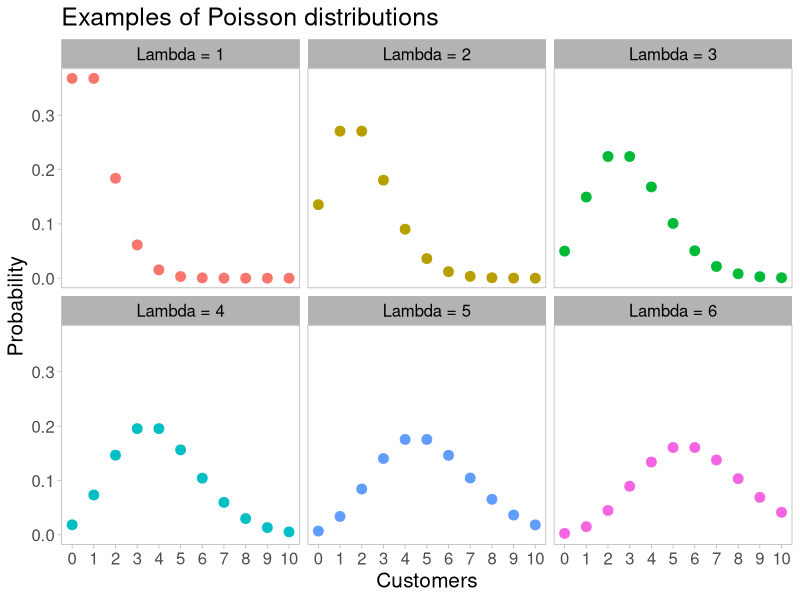
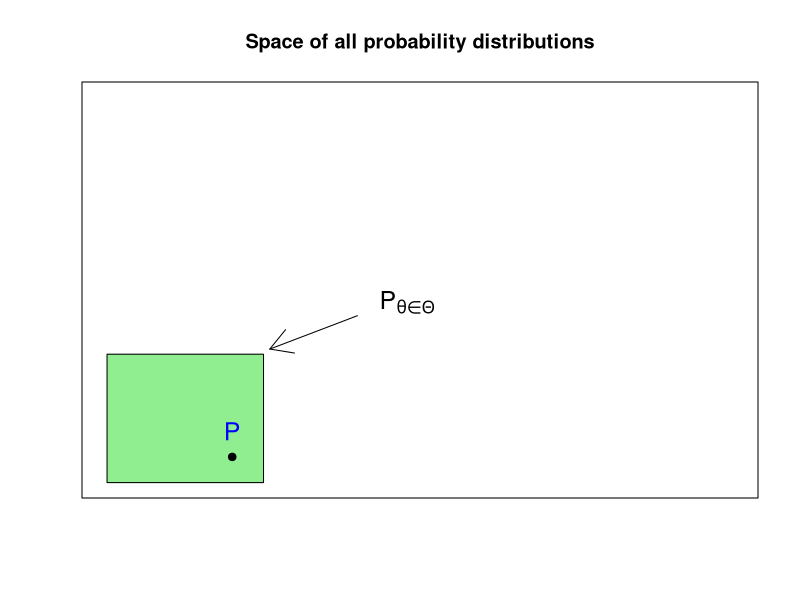

Generate these figures, in order, with R:
## ---- chunk 1
library(data.table)
library(ggplot2)
theme_set(theme_light())
## ---- chunk 2

poisson_plot = data.table(x = 0:10)
poisson_plot =poisson_plot[, list(x=rep(x,each=6), lambda= 1:6)]
poisson_plot[, Probability := dpois(x, lambda)]

ggplot(poisson_plot, aes(x, Probability, color = factor(lambda))) +
  geom_point(size = 3) +
  scale_color_discrete(guide = F) +
  scale_x_continuous(breaks = 0:10) +
  facet_wrap(paste0("Lambda = ",lambda) ~ .) +
  labs(x = "Customers", title = "Examples of Poisson distributions") +
  theme(panel.grid.major = element_blank(),
        panel.grid.minor = element_blank(),
        strip.text = element_text(colour = 'black'),
        text = element_text(size=15))

## ---- chunk 3
plot(c(100, 200), c(300, 450), type= "n", main = "Space of all probability distributions", xlab = "", ylab = "", xaxt = "n", yaxt = "n")
rect(100, 300, 125, 350, col = "lightgreen") # transparent
text(148, 370, expression(P[theta %in% Theta]), cex=1.5)
arrows(126, 352, 140, 365, code = 1)
points(120, 310, pch = 19)
text(120, 320, expression(P), cex = 1.5, col = "blue")
